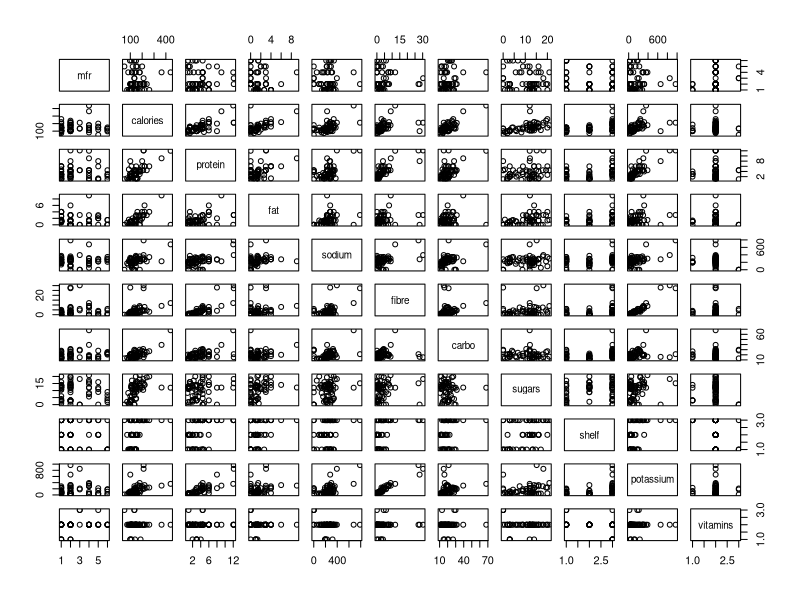
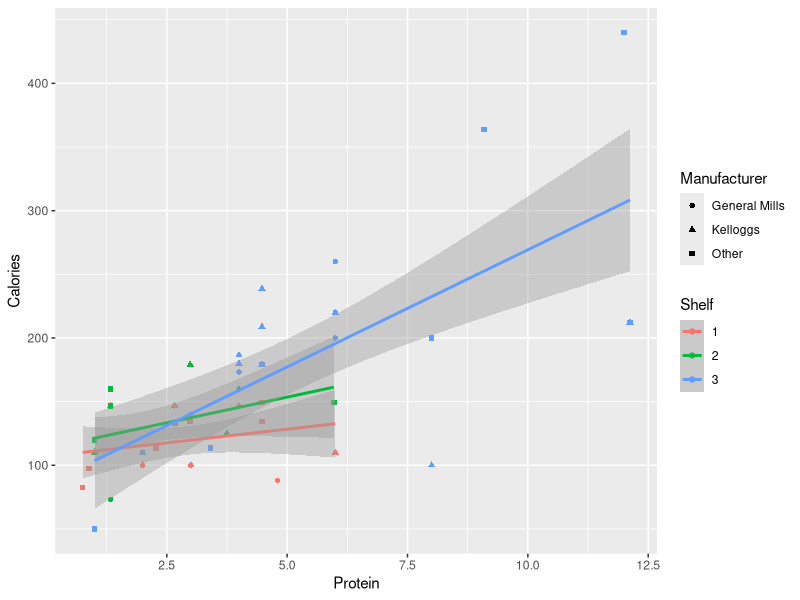
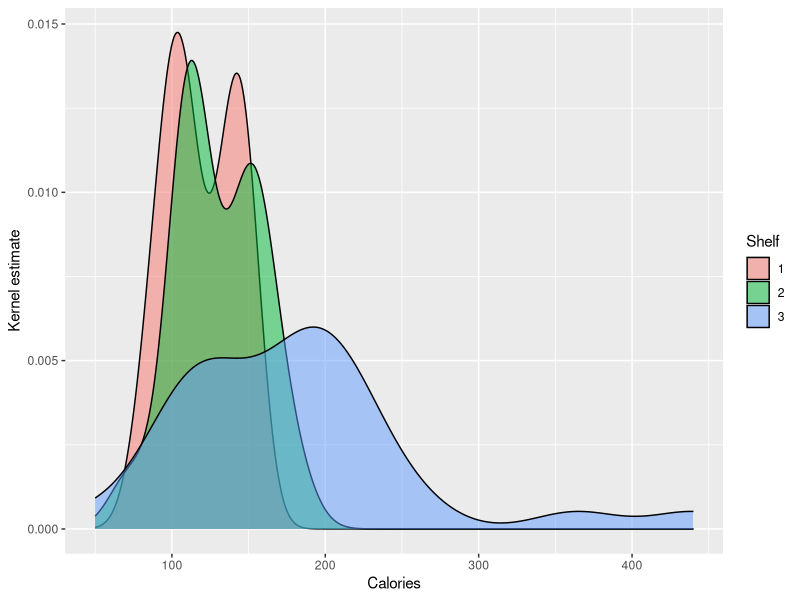
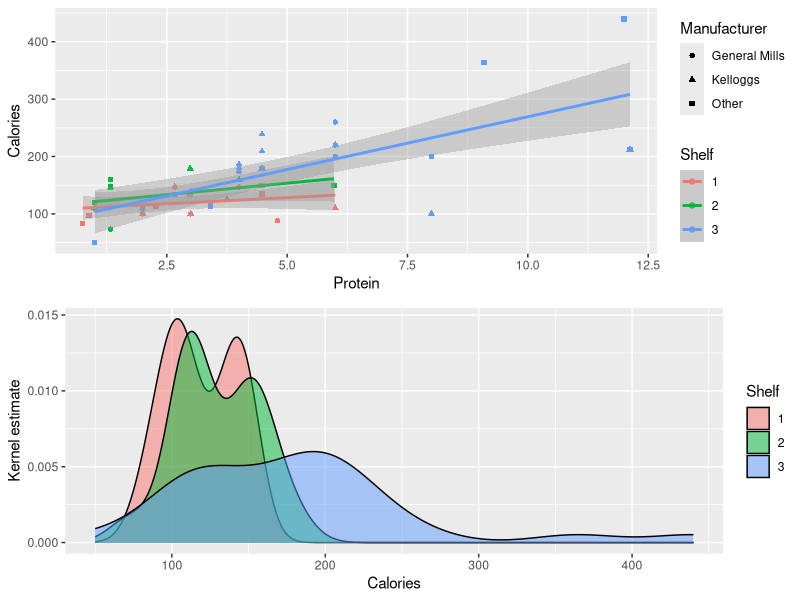
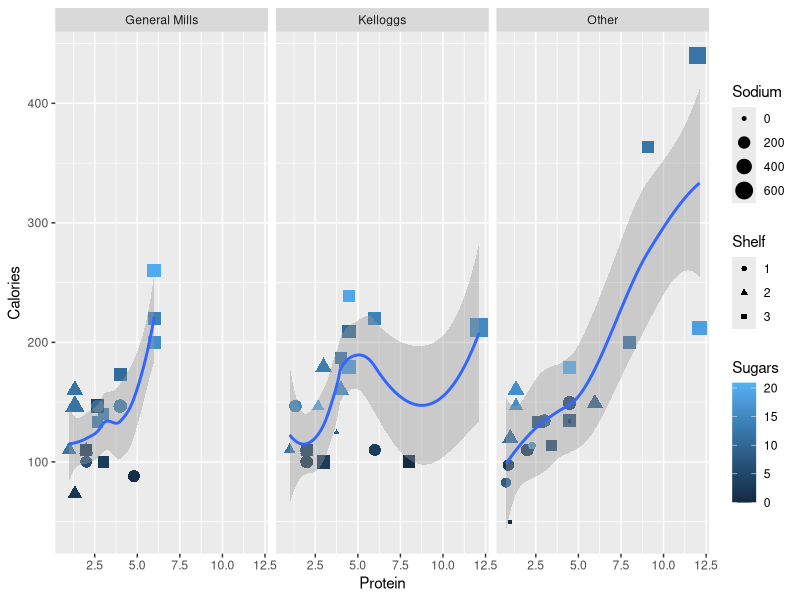
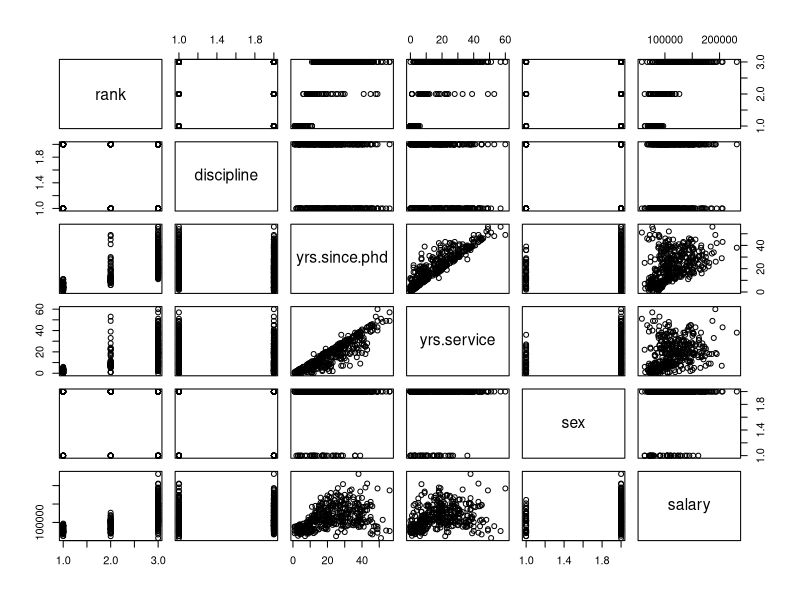
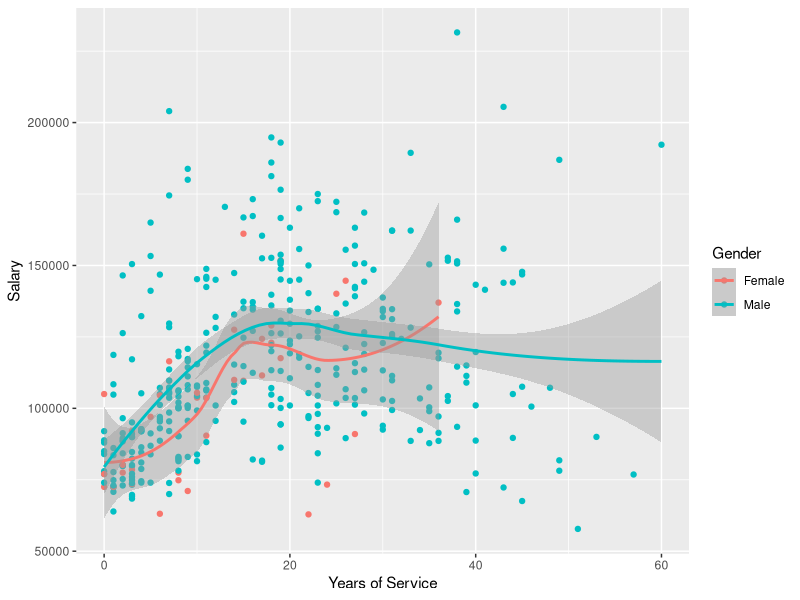
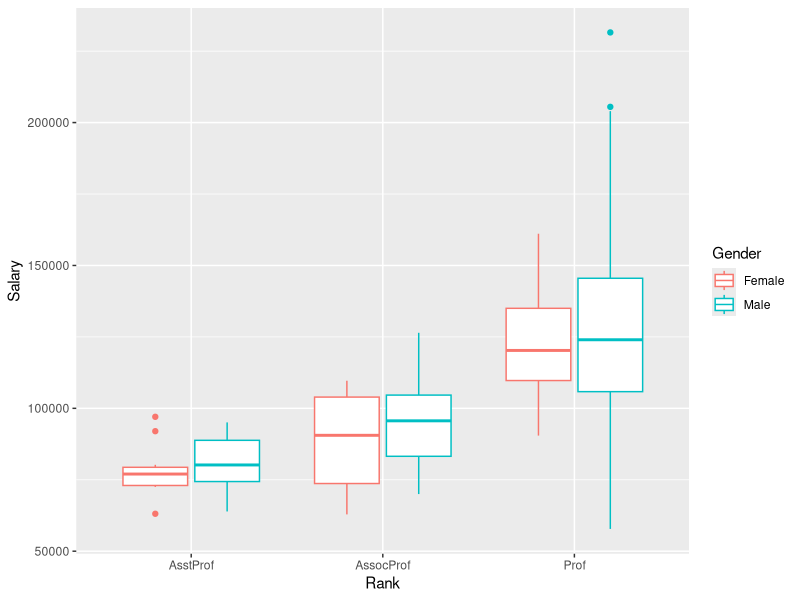

The R source for these figures, in order:
# 24.1
library("MASS")
?UScereal
summary(UScereal)
pairs(UScereal)

cereal <- UScereal
mfr <- as.numeric(cereal$mfr)
mfr[mfr>2] <- 3
cereal$mfr <- factor(mfr, labels = c("General Mills", "Kelloggs", "Other"))
cereal$shelf <- factor(cereal$shelf)

library(ggplot2)
b1 <- ggplot(cereal, aes(x = protein, y = calories, col = shelf)) +
  geom_point(aes(shape = mfr)) +
  geom_smooth(method = "lm") +
  labs(x = "Protein", y = "Calories", col = "Shelf", size = "Carbs", shape = "Manufacturer")
b1

b2 <- ggplot(cereal, aes(x = calories, fill = shelf)) +
  geom_density(alpha = 0.5) +
  labs(x = "Calories", y = "Kernel estimate", fill = "Shelf")
b2

library("gridExtra")
grid.arrange(b1, b2)

d <- ggplot(cereal, aes(x = protein, y = calories)) +
  geom_point(aes(col = sugars, size = sodium, shape = shelf)) + 
  geom_smooth(method = "loess", span = 0.9) +
  facet_wrap(~mfr) +
  labs(x = "Protein", y = "Calories", col = "Sugars", shape = "Shelf", size = "Sodium")
d

library(ggplot2)
library("car")
?Salaries
summary(Salaries)
pairs(Salaries)

gg1 <- ggplot(Salaries, aes(x = yrs.service, y = salary, col = sex)) +
  geom_point() +
  geom_smooth(method = "loess") +
  labs(x = "Years of Service", y = "Salary", col = "Gender")
gg1

gg2 <- ggplot(Salaries, aes(x = rank, y = salary, col = sex)) +
  geom_boxplot() +
  labs(x = "Rank", y = "Salary", col = "Gender")
gg2

gg3 <- ggplot(Salaries, aes(x = discipline, y = salary, col = sex)) +
  geom_boxplot() +
  labs(x = "Discipline", y = "Salary", col = "Gender")
gg3

gg4 <- ggplot(Salaries, aes(x = salary, fill = rank)) +
  geom_density(alpha = 0.3) +
  labs(x = "Salary", y = "Kernel Estimate", fill = "Rank")
gg4

library("gridExtra")
grid.arrange(gg1, gg2, gg3, gg4)

h1 <- ggplot(Salaries, aes(x = salary, fill = sex)) +
  geom_density(alpha = 0.7) +
  facet_wrap(~rank) +
  labs(x = "Salary", y = "Kernel Estimate", fill = "Gender")
h1

h2 <- ggplot(Salaries, aes(x = yrs.service, y = salary, col = sex)) +
  geom_point() +
  facet_grid(discipline~rank, scales = "free_x") +
  labs(x = "Years of Service", y = "Salary", col = "Gender")
h2